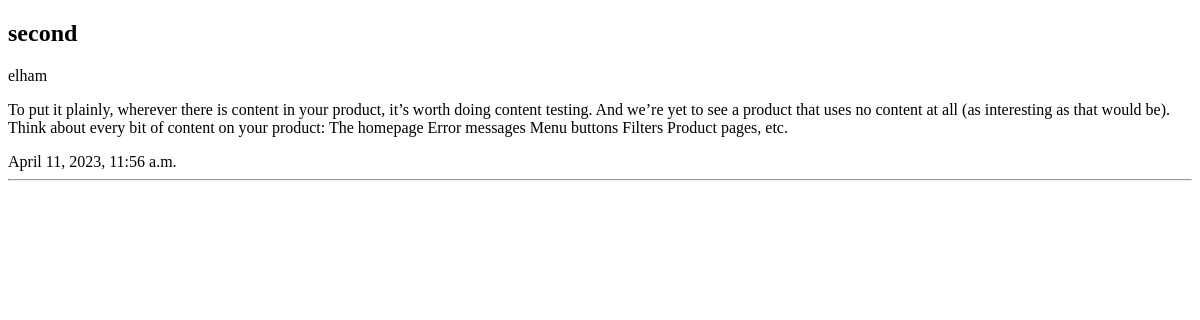
Page /2 on the earlier database version.
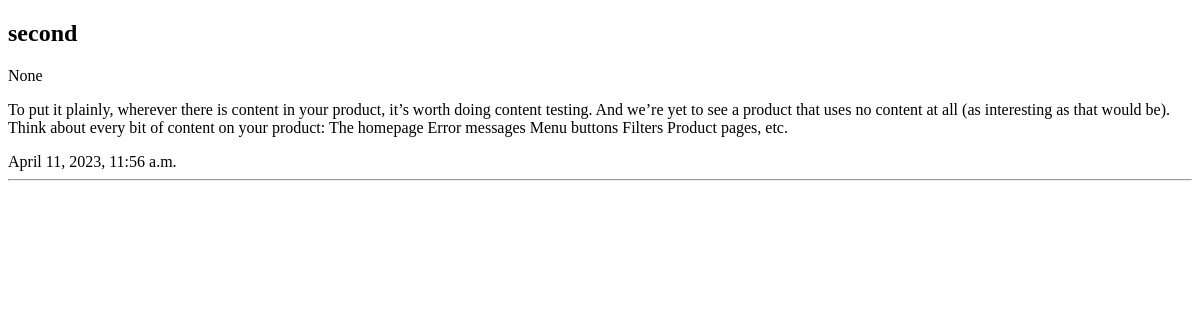
Same page on the later database version.
### blog/models.py (models this page shows, shortened)
class Article(models.Model):
    author=models.ForeignKey(User, on_delete=models.SET_NULL, blank=True, db_constraint=False, null=True, related_name="articel")
    title= models.CharField(max_length=200, blank=True)
    slug= models.SlugField (max_length=100, unique=True, null=False, blank=True, db_index=True)
    content = models.TextField()
    publish= models.DateTimeField(default=timezone.now )
    created= models.DateTimeField(auto_now_add=True)
    updated= models.DateTimeField(auto_now=True)
    status= models.BooleanField(default=False)

### blog/views.py (the view)
# urls.py: path('<int:pk>',Articledetail.as_view(), name='detail' ),
class Articledetail(DetailView):
   def get_object(self):
       return get_object_or_404(
           Article.objects.filter(status=True),
           pk = self.kwargs.get('pk'))

### blog/templates/blog/article_detail.html
{% extends 'blog/base.html' %}
{% block main %}
    <article>
        <h2>{{object.title}}</h2>
        <div>{{object.author}}</div>
        <p>{{object.content}}</p>
        <div>{{object.publish}}</div>
        <hr>
    </article>
{% endblock %}

Differences in the rows shown:
changed Article "second": author "elham" → "None"
